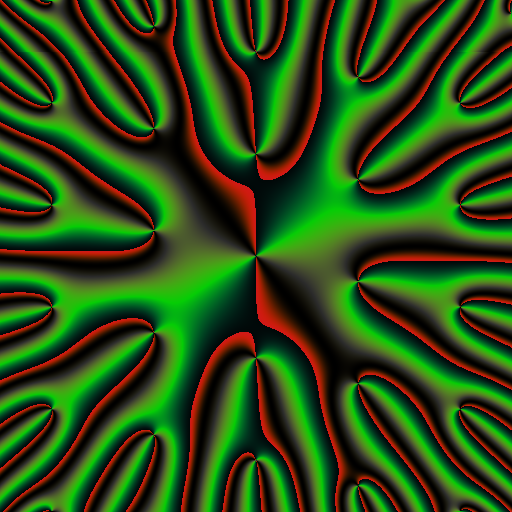

The script that saved this image:
library(RcppColors)
library(jacobi)

f <- Vectorize(function(z){
  wsigma(z, omega = c(1, 0.25 + 1i))
})

x <- y <- seq(-5, 5, len = 512)
Z <- outer(y, x, function(x, y){
  f(complex(real = x, imaginary = y)) 
})

image <- colorMap5(Z, bkgcolor = "#002240")

image[which(nchar(image)==8,arr.ind=TRUE)] <- "#ff0000"


svg("x.svg")
opar <- par(mar = c(0,0,0,0), bg = "#002240")
plot(
  c(-100, 100), c(-100, 100), type = "n", 
  xlab = NA, ylab = NA, axes = FALSE, asp = 1, xaxs="i", yaxs="i"
)
rasterImage(image, -100, -100, 100, 100)
par(opar)
dev.off()

rsvg::rsvg_png("x.svg", "wsigma_cm5.png", width = 512, height = 512)
